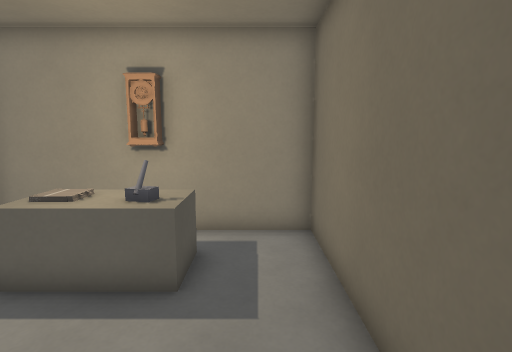
view 1 (above)

18 first-person views from a walk through a level from a Godot 3-D game. The camera is 1.4 m above the floor, tilts 8° down and sees 80° across. The floor is counted in squares, 0.5 m on a side. Each view is taken from the middle of a square. On the plan, view 1 faces up. The plan holds only what a view shows up to about 20 squares ahead; the rest is blank. The place goes on beyond the plan. Surface patterns are stand-ins for the level's own textures.

view 2
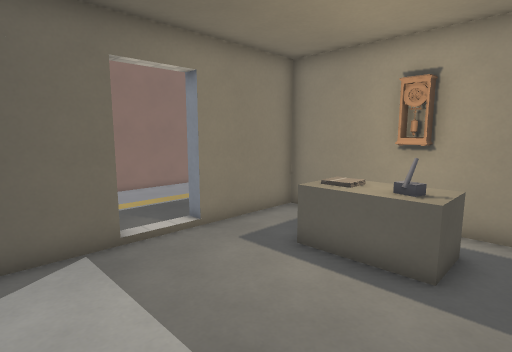

view 3
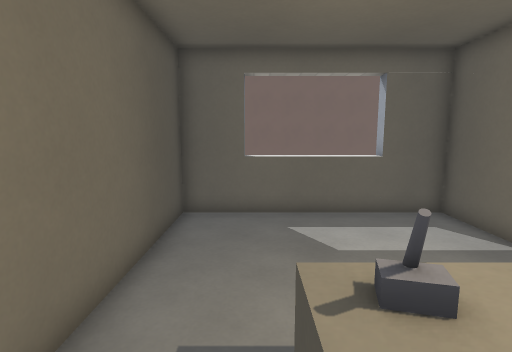

view 4
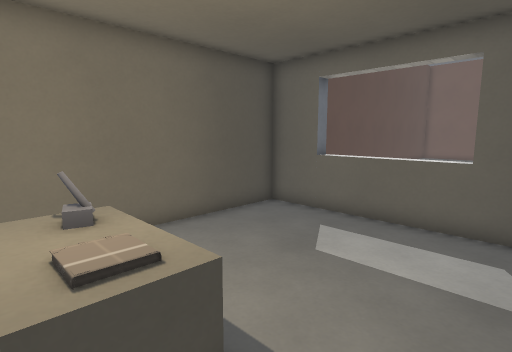

view 5
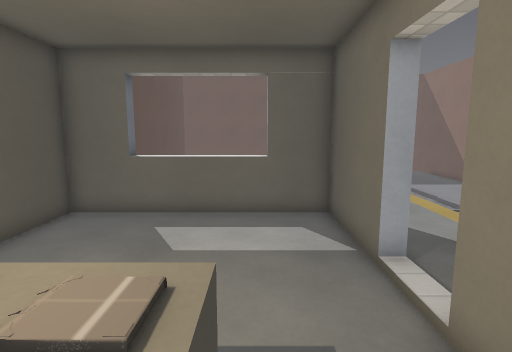

view 6
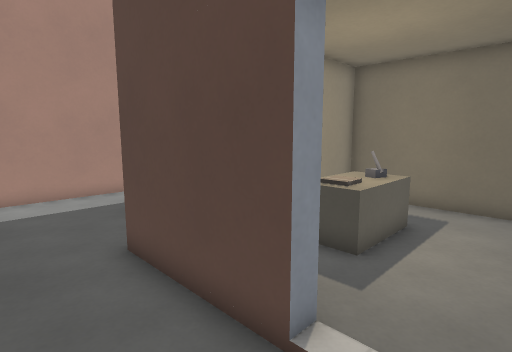

view 7
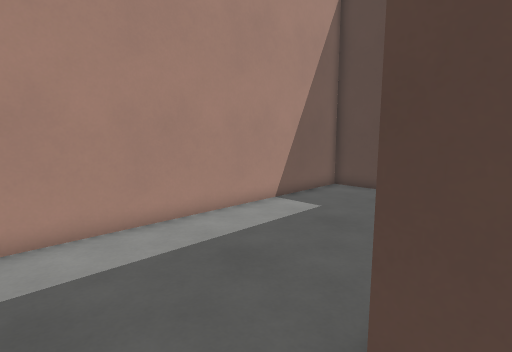

view 8
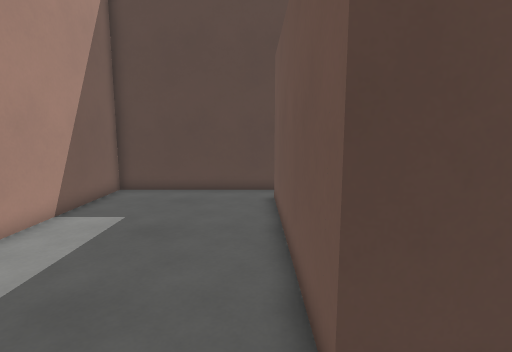

view 9
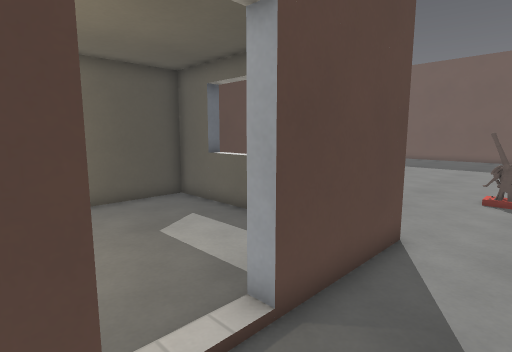

view 10
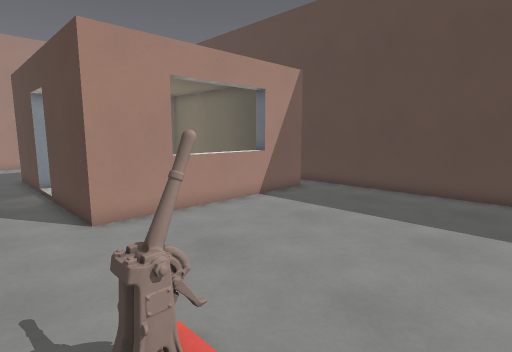

view 11
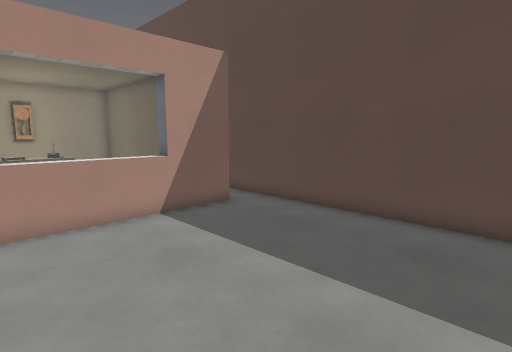

view 12
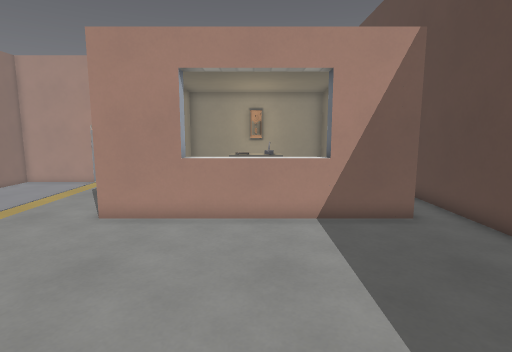

view 13
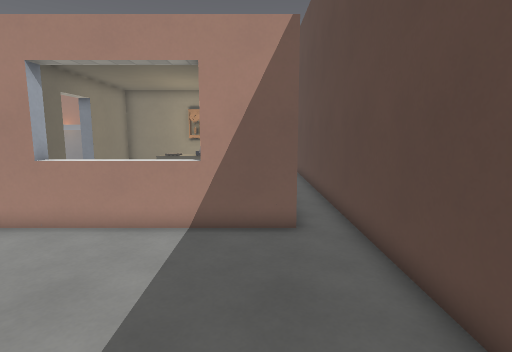

view 14
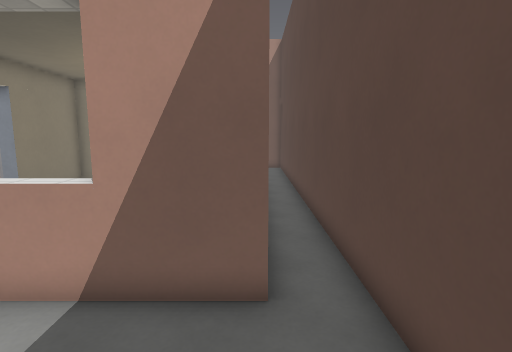

view 15
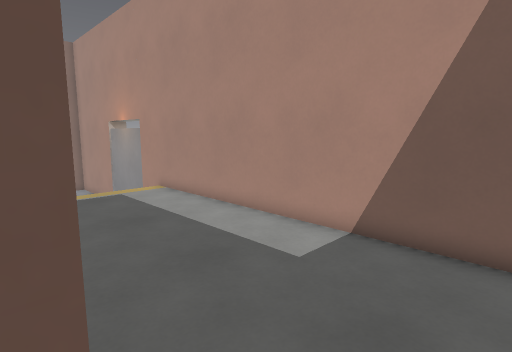

view 16
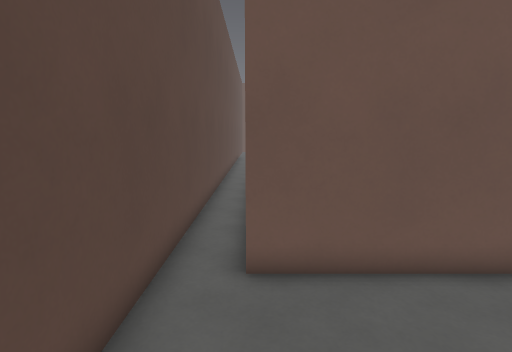

view 17
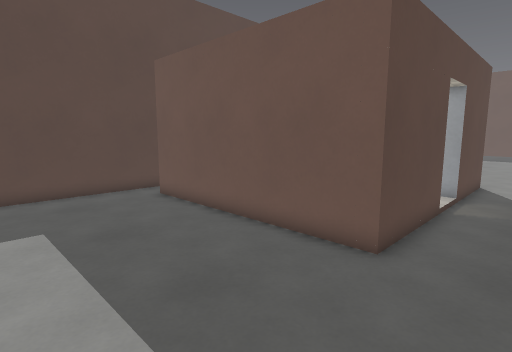

view 18
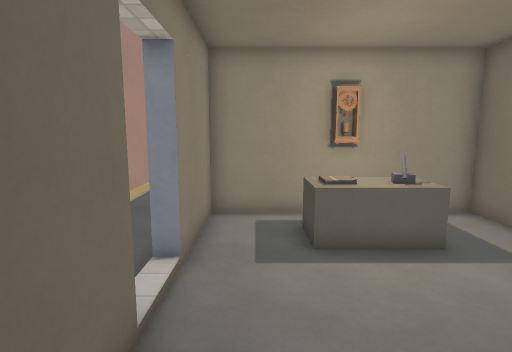

### Floor plan
Key: @ floor where view 1 was taken; # wall or solid block; . floor; = window, fence, low wall or low ledge; v drop or lower ground; C clock; B block; L lever.
Columns run from 14 left of view 1 to 4 right of it. Each row starts with its distance up from view 1.
 17 ###################
 16   v...............#
 15   v...............#
 14   v...............#
 13   v...............#
 12   v...............#
 11    ...............#
 10    ...............#
  9    ...###########.#
  8    ...#....C....#.#
  7    ...#..BBBBB..#.#
  6   v...#..BBBBB..#.#
  5   v...#..BBBBB..#.#
  4   v.............#.#
  3   v.............#.#
  2   v.............#.#
  1   v...#.........#.#
  0   v...#.......@.#.#
 -1   v...#.........#.#
 -2   v...#.........#.#
 -3   v...###=====###.#
 -4   v...............#
 -5   v...............#
 -6    ...............#
 -7    ...............#
 -8    ...............#
 -9     ..............#
-10     LL............#
-11      .............#
-12      .............#
-13    . ....... ....

Where each view was taken, in squares from view 1:
view 1: 0 up, 0 right, facing up
view 2: 1 down, 0 right, facing up-left
view 3: 8 up, 1 left, facing down
view 4: 7 up, 7 left, facing down-right
view 5: 8 up, 5 left, facing down
view 6: 2 up, 11 left, facing up-right
view 7: 8 up, 11 left, facing up-right
view 8: 10 up, 11 left, facing right
view 9: 5 up, 11 left, facing down-right
view 10: 13 down, 11 left, facing up-right
view 11: 13 down, 6 left, facing up-right
view 12: 13 down, 3 left, facing up
view 13: 12 down, 1 right, facing up
view 14: 8 down, 2 right, facing up
view 15: 9 up, 3 right, facing up-left
view 16: 15 up, 2 right, facing down
view 17: 16 up, 11 left, facing down-right
view 18: 2 down, 6 left, facing up
